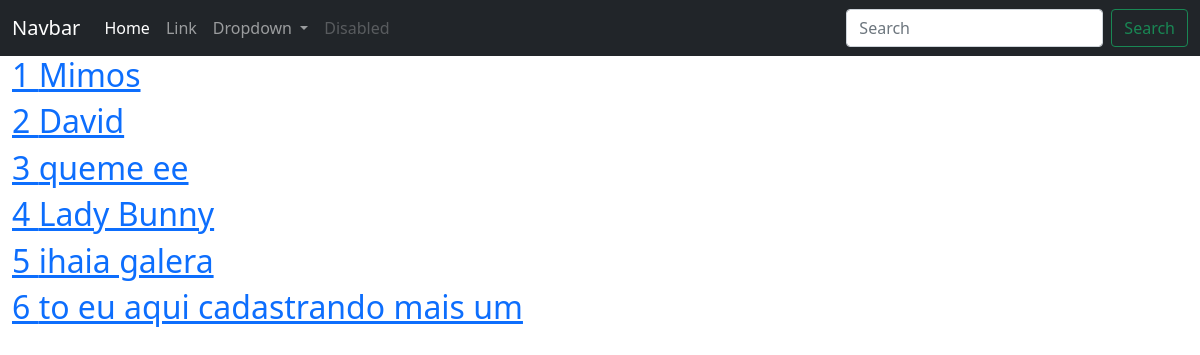
Screenshot of /clientesfornecedores/lista (signed in) with the database file from the repository.
### ERP/models.py (models this page shows)
class ClientesFornecedores(database.Model):
    __tablename__ ='clientes_fornecedores'
    id = database.Column(database.Integer, primary_key=True)
    nome_fantasia = database.Column(database.String(500))
    razao_social = database.Column(database.String(500))
    cnpj = database.Column(database.String(20), unique=True)
    rua = database.Column(database.String(100))
    complemento = database.Column(database.String(70))
    nro = database.Column(database.String(20))
    bairro = database.Column(database.String(70))
    cidade = database.Column(database.String(70))
    uf = database.Column(database.String(2))
    cep = database.Column(database.String(15))
    data_fundacao = database.Column(database.Date)
    cpf = database.Column(database.String(20), unique=True)
    nome = database.Column(database.String(100))
    telefone = database.Column(database.String(20))
    telefone2 = database.Column(database.String(20))
    telefone3 = database.Column(database.String(20))
    email = database.Column(database.String(100))
    data_aniversario = database.Column(database.Date)
    obs = database.Column(database.Text)
    data_cadastro = database.Column(database.DateTime, default=datetime.utcnow())
    tipo_cadastro = database.Column(database.Integer, database.ForeignKey('tipos_cadastro.id'), nullable=False)
    id_usuario_cadastro = database.Column(database.Integer, database.ForeignKey('usuarios.id'), nullable=False)

### ERP/routes.py (the view)
@app.route('/clientesfornecedores/lista')
@login_required
def lista_clientes_fornecedores():
    clientes_fornecedores = ClientesFornecedores.query.all()
    return render_template('lista_clientes_fornecedores.html', clientes_fornecedores=clientes_fornecedores)

### ERP/routes.py (called while the page is built)
@login_manager.user_loader
def load_user(user_id):
    return Usuarios.query.get(int(user_id))

### ERP/templates/lista_clientes_fornecedores.html
{% include 'base.html' %}
{% block content %}
    <div class="container-fluid">
        {% for cliente in clientes_fornecedores %}
            {% if cliente.cnpj %}
                <a href="{{ url_for('clientes_fornecedor_cpf_cnpj' , cliente_fornecedor_id=cliente.id, tipo_emp='cnpj') }}"><h2>{{ cliente.id }} {{ cliente.razao_social }}</h2></a>
            {% else %}
                <a href="{{ url_for('clientes_fornecedor_cpf_cnpj' , cliente_fornecedor_id=cliente.id, tipo_emp='cpf') }}"><h2>{{ cliente.id }} {{ cliente.nome }}</h2></a>
            {% endif %}
        {% endfor %}
    </div>
{% endblock %}

### ERP/templates/base.html (shortened to what this page needs)
<!doctype html>
<html lang="pt-BR">
  <head>
    <link href="https://cdn.jsdelivr.net/npm/bootstrap@5.0.2/dist/css/bootstrap.min.css" rel="stylesheet">
  </head>
  <body>
    {% include 'navbar.html' %}
  </body>
</html>

### ERP/templates/navbar.html (shortened to what this page needs)
<nav class="navbar navbar-expand-lg navbar-dark bg-dark">
  <div class="container-fluid">
    <a class="navbar-brand" href="#">Navbar</a>
    <div class="collapse navbar-collapse" id="navbarSupportedContent">
      <ul class="navbar-nav me-auto mb-2 mb-lg-0">
        <li class="nav-item">
          <a class="nav-link active" aria-current="page" href="#">Home</a>
        </li>
        <li class="nav-item">
          <a class="nav-link" href="#">Link</a>
        </li>
        <li class="nav-item dropdown">
          <a class="nav-link dropdown-toggle" href="#" id="navbarDropdown" role="button" data-bs-toggle="dropdown" aria-expanded="false">
            Dropdown
          </a>
        </li>
        <li class="nav-item">
          <a class="nav-link disabled" href="#" tabindex="-1" aria-disabled="true">Disabled</a>
        </li>
      </ul>
      <form class="d-flex">
        <input class="form-control me-2" type="search" placeholder="Search" aria-label="Search">
        <button class="btn btn-outline-success" type="submit">Search</button>
      </form>
    </div>
  </div>
</nav>

### rows the page displays
ClientesFornecedores: id "1", razao_social "Mimos"
ClientesFornecedores: id "2", nome "David"
ClientesFornecedores: id "3", razao_social "queme ee"
ClientesFornecedores: id "4", nome "Lady Bunny"
ClientesFornecedores: id "5", nome "ihaia galera"
ClientesFornecedores: id "6", nome "to eu aqui cadastrando mais um"
